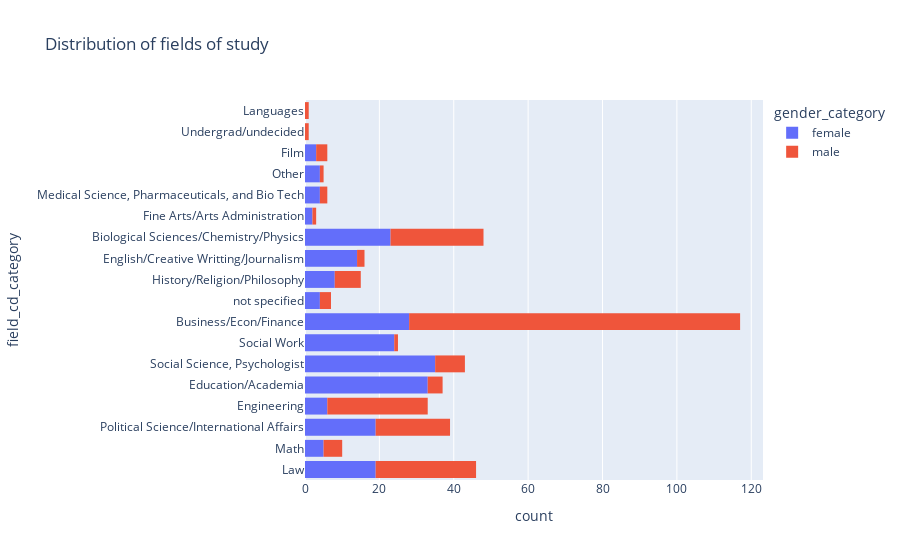

The notebook cell this image was saved under:
### Code cell
fig5 = px.histogram(df_unique_id, y = 'field_cd_category', color='gender_category', title="Distribution of fields of study")
fig5.show()

### Figure 1 — Plotly figure (JSON) as saved in the notebook; plotly's stock layout.template omitted (floating-point values rounded to 4 significant figures; data arrays with more than 128 entries replaced by an {"elided": "..."} marker saying what was removed)
{"data": [{"alignmentgroup": "True", "bingroup": "y", "hovertemplate": "gender_category=female<br>count=%{x}<br>field_cd_category=%{y}<extra></extra>", "legendgroup": "female", "marker": {"color": "#636efa", "pattern": {"shape": ""}}, "name": "female", "offsetgroup": "female", "orientation": "h", "showlegend": true, "type": "histogram", "xaxis": "x", "y": {"elided": "231 str values"}, "yaxis": "y"}, {"alignmentgroup": "True", "bingroup": "y", "hovertemplate": "gender_category=male<br>count=%{x}<br>field_cd_category=%{y}<extra></extra>", "legendgroup": "male", "marker": {"color": "#EF553B", "pattern": {"shape": ""}}, "name": "male", "offsetgroup": "male", "orientation": "h", "showlegend": true, "type": "histogram", "xaxis": "x", "y": {"elided": "227 str values"}, "yaxis": "y"}], "layout": {"barmode": "relative", "legend": {"title": {"text": "gender_category"}, "tracegroupgap": 0}, "title": {"text": "Distribution of fields of study"}, "xaxis": {"anchor": "y", "domain": [0, 1], "title": {"text": "count"}}, "yaxis": {"anchor": "x", "domain": [0, 1], "title": {"text": "field_cd_category"}}}}
